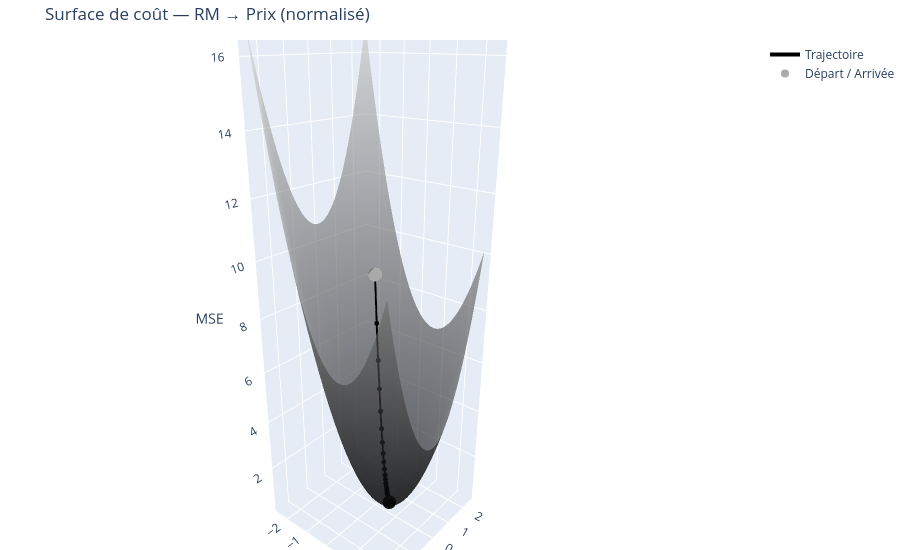

Notebook cell for this chart:
### Markdown cell above
### 1.3 Surface de coût et descente de gradient

Plutôt que la solution analytique, un réseau de neurones **optimise itérativement** :

$$\theta \leftarrow \theta - \eta \cdot \nabla_\theta \mathcal{L}$$

Avec 2 paramètres $(a, b)$, on peut visualiser la **surface de coût** en 3D
et la trajectoire de l'optimisation.

### Code cell
import numpy as np
import plotly.graph_objects as go

x_rm = x_train_full[:, 5]
y    = y_train

x_n = (x_rm - x_rm.mean()) / x_rm.std()
y_n = (y    - y.mean())    / y.std()

# Descente de gradient manuelle
a, b = -1.5, 1.8
lr   = 0.06
traj = [(a, b)]
for _ in range(100):
    err = a * x_n + b - y_n
    a  -= lr * 2 / len(x_n) * (err @ x_n)
    b  -= lr * 2 / len(x_n) * err.sum()
    traj.append((a, b))

def mse(aa, bb):
    return np.mean((aa * x_n + bb - y_n) ** 2)

ag = np.linspace(-2.5, 2.5, 80)
bg = np.linspace(-2.5, 2.5, 80)
A, B = np.meshgrid(ag, bg)
Z    = np.vectorize(mse)(A, B)

ta, tb = zip(*traj)
tz     = [mse(a_, b_) for a_, b_ in traj]

fig = go.Figure()

# Surface de coût
fig.add_trace(go.Surface(
    x=ag, y=bg, z=Z,
    colorscale='gray', opacity=0.6,
    showscale=False,
))

# Trajectoire
fig.add_trace(go.Scatter3d(
    x=ta, y=tb, z=tz,
    mode='lines+markers',
    line=dict(color='black', width=4),
    marker=dict(size=3, color='black'),
    name='Trajectoire',
))

# Points départ / arrivée
fig.add_trace(go.Scatter3d(
    x=[ta[0], ta[-1]], y=[tb[0], tb[-1]], z=[tz[0], tz[-1]],
    mode='markers',
    marker=dict(size=8, color=['#AAAAAA', '#111111']),
    name='Départ / Arrivée',
))

fig.update_layout(
    scene=dict(
        xaxis_title='a',
        yaxis_title='b',
        zaxis_title='MSE',
        camera=dict(eye=dict(x=1.5, y=-1.8, z=1.0)),
    ),
    title='Surface de coût — RM → Prix (normalisé)',
    margin=dict(l=0, r=0, t=40, b=0),
    height=550,
)
fig.show()
